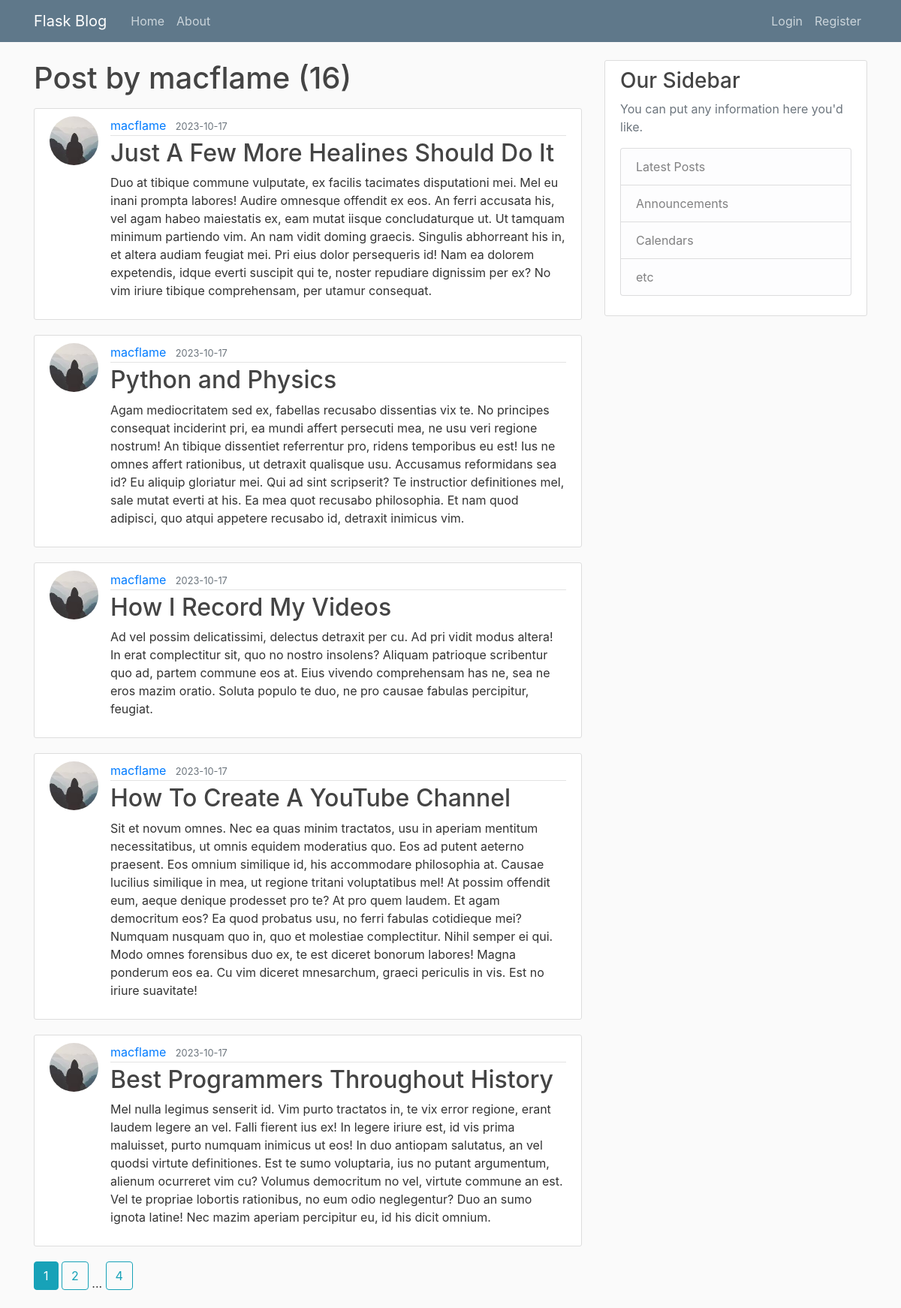
Screenshot of /user/macflame with the database file from the repository.
### flaskblog/models.py (models this page shows, shortened)
class User(db.Model, UserMixin):
    id = db.Column(db.Integer, primary_key=True)
    username = db.Column(db.String(20), unique=True, nullable=False)
    email = db.Column(db.String(120), unique=True, nullable=False)
    image_file = db.Column(db.String(20), nullable=False, default='default.jpg')
    password = db.Column(db.String(60), nullable=False)
    posts = db.relationship('Post', backref='author', lazy=True)

class Post(db.Model):
    id = db.Column(db.Integer, primary_key=True)
    title = db.Column(db.String(100), nullable=False)
    date_posted = db.Column(db.DateTime, nullable=False, default=datetime.utcnow)
    content = db.Column(db.Text, nullable=False)
    user_id = db.Column(db.Integer, db.ForeignKey('user.id'), nullable=False)

### flaskblog/routes.py (the view)
@app.route("/user/<string:username>")
def user_posts(username):
    page = request.args.get('page', 1, type=int)
    user = User.query.filter_by(username=username).first_or_404()
    posts = Post.query.filter_by(author=user)\
        .order_by(Post.date_posted.desc())\
        .paginate(page=page, per_page=5)
    return render_template('user_posts.html', posts=posts, user=user)

### flaskblog/templates/user_posts.html
{% extends "layout.html" %}
{% block content %}
    <h1 class="mb-3">Post by {{ user.username }} ({{ posts.total }})</h1>
    {% for post in posts.items %}
        <article class="media content-section">
          <img class="rounded-circle article-img" src="{{ url_for('static', filename='profile_pics/' + post.author.image_file) }}">
          <div class="media-body">
            <div class="article-metadata">
              <a class="mr-2" href="{{ url_for('user_posts', username=post.author.username) }}">{{ post.author.username }}</a>
              <small class="text-muted">{{ post.date_posted.strftime('%Y-%m-%d') }}</small>
            </div>
            <h2><a class="article-title" href="{{ url_for('post', post_id=post.id) }}">{{ post.title }}</a></h2>
            <p class="article-content">{{ post.content }}</p>
          </div>
        </article>
    {% endfor %}
    {% for page_num in posts.iter_pages(left_edge=1, right_edge=1, left_current=1, right_current=2) %}
      {% if page_num %}
        {% if posts.page == page_num %}
          <a class="btn btn-info mb-4" href="{{ url_for('user_posts', username=user.username, page=page_num) }}">{{ page_num }}</a>
        {% else %}
          <a class="btn btn-outline-info mb-4" href="{{ url_for('user_posts', username=user.username, page=page_num) }}">{{ page_num }}</a>
        {% endif %}
      {% else %}
        ...
      {% endif %}
    {% endfor %}
{% endblock content %}

### flaskblog/static/main.css (style rules this page uses)
body { background: #fafafa; color: #333333; margin-top: 5rem; }
h1, h2, h3, h4, h5, h6 { color: #444444; }
.content-section { background: #ffffff; padding: 10px 20px; border: 1px solid #dddddd; border-radius: 3px; margin-bottom: 20px; }
.article-title { color: #444444; }
.article-content { white-space: pre-line; }
.article-img { height: 65px; width: 65px; margin-right: 16px; }
.article-metadata { padding-bottom: 1px; margin-bottom: 4px; border-bottom: 1px solid #e3e3e3 }

### rows the page displays
User: username "macflame"
Post: image_file (picture), author.username "macflame", date_posted "2023-10-17", title "Just A Few More Healines Should Do It", content "Duo at tibique commune vulputate, ex facilis tacimates disputationi mei. Mel eu inani prompta labores! Audire omnesque offendit ex eos. An ferri accusata his, vel agam habeo maiestatis ex, eam mutat iisque concludaturque ut. Ut tamquam minimum partiendo vim. An nam vidit doming graecis. Singulis abhorreant his in, et altera audiam feugiat mei. Pri eius dolor persequeris id! Nam ea dolorem expetendis, idque everti suscipit qui te, noster repudiare dignissim per ex? No vim iriure tibique comprehensam, per utamur consequat."
Post: image_file (picture), author.username "macflame", date_posted "2023-10-17", title "Python and Physics", content "Agam mediocritatem sed ex, fabellas recusabo dissentias vix te. No principes consequat inciderint pri, ea mundi affert persecuti mea, ne usu veri regione nostrum! An tibique dissentiet referrentur pro, ridens temporibus eu est! Ius ne omnes affert rationibus, ut detraxit qualisque usu. Accusamus reformidans sea id? Eu aliquip gloriatur mei. Qui ad sint scripserit? Te instructior definitiones mel, sale mutat everti at his. Ea mea quot recusabo philosophia. Et nam quod adipisci, quo atqui appetere recusabo id, detraxit inimicus vim."
Post: image_file (picture), author.username "macflame", date_posted "2023-10-17", title "How I Record My Videos", content "Ad vel possim delicatissimi, delectus detraxit per cu. Ad pri vidit modus altera! In erat complectitur sit, quo no nostro insolens? Aliquam patrioque scribentur quo ad, partem commune eos at. Eius vivendo comprehensam has ne, sea ne eros mazim oratio. Soluta populo te duo, ne pro causae fabulas percipitur, feugiat."
Post: image_file (picture), author.username "macflame", date_posted "2023-10-17", title "How To Create A YouTube Channel", content "Sit et novum omnes. Nec ea quas minim tractatos, usu in aperiam mentitum necessitatibus, ut omnis equidem moderatius quo. Eos ad putent aeterno praesent. Eos omnium similique id, his accommodare philosophia at. Causae lucilius similique in mea, ut regione tritani voluptatibus mel! At possim offendit eum, aeque denique prodesset pro te? At pro quem laudem. Et agam democritum eos? Ea quod probatus usu, no ferri fabulas cotidieque mei? Numquam nusquam quo in, quo et molestiae complectitur. Nihil semper ei qui. Modo omnes forensibus duo ex, te est diceret bonorum labores! Magna ponderum eos ea. Cu vim diceret mnesarchum, graeci periculis in vis. Est no iriure suavitate!"
Post: image_file (picture), author.username "macflame", date_posted "2023-10-17", title "Best Programmers Throughout History", content "Mel nulla legimus senserit id. Vim purto tractatos in, te vix error regione, erant laudem legere an vel. Falli fierent ius ex! In legere iriure est, id vis prima maluisset, purto numquam inimicus ut eos! In duo antiopam salutatus, an vel quodsi virtute definitiones. Est te sumo voluptaria, ius no putant argumentum, alienum ocurreret vim cu? Volumus democritum no vel, virtute commune an est. Vel te propriae lobortis rationibus, no eum odio neglegentur? Duo an sumo ignota latine! Nec mazim aperiam percipitur eu, id his dicit omnium."

### other values shown
{{ posts.total }} "16"
{{ page_num }} "1"
{{ page_num }} "2" "4"
